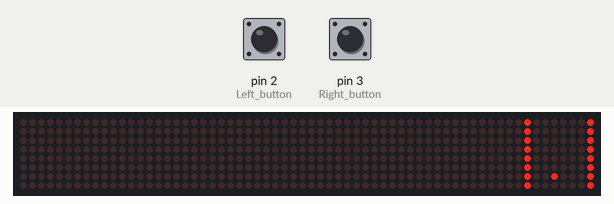
This sketch was run on a simulated Arduino Uno, built with avr-gcc and run on an emulated ATmega328P. Parts: 64×8 LED matrix. The test bench sets the inputs (shaded band); at power-on: pin 2 (Left_button) HIGH, pin 3 (Right_button) HIGH.

Above: at 1.2 s.
1.3 s: pin 2 (Left_button) pulled LOW for 1 s
At 3.1 s:
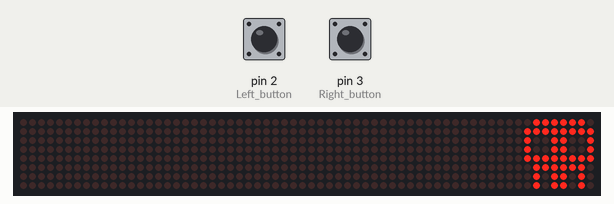
5.3 s: pin 3 (Right_button) pulled LOW for 0.3 s
At 7.01 s:
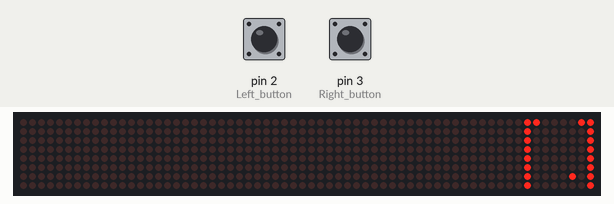
8.6 s: pin 2 (Left_button) pulled LOW for 0.3 s
At 8.92 s:
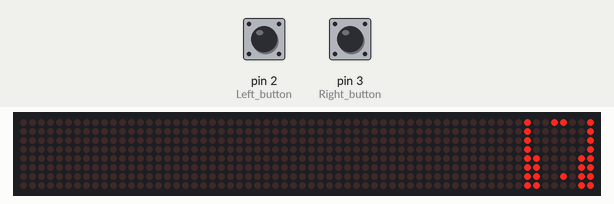
10.7 s: pin 3 (Right_button) pulled LOW for 3.2 s
At 12.42 s:
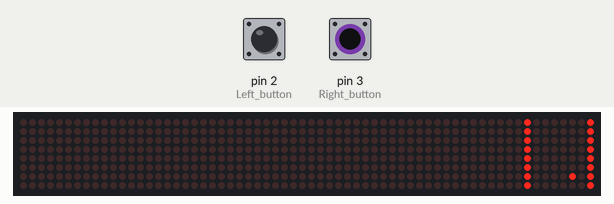
15.4 s: pin 2 (Left_button) pulled LOW for 0.3 s
At 18.04 s:
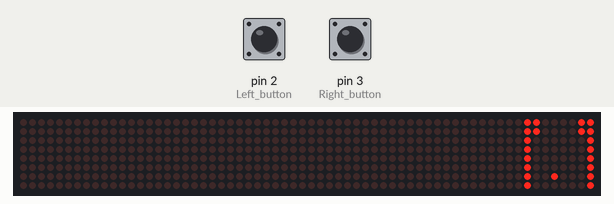
18.7 s: pin 3 (Right_button) pulled LOW for 0.3 s
At 18.89 s:
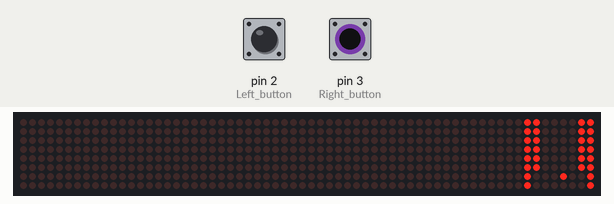
Timing chart, 0 to 21.7 s (numbered marks = the images above; inputs shaded):
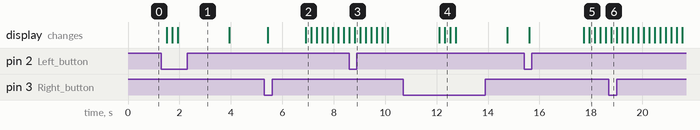

Measured:
- after the input at 1.3 s, the display: first changes after 0.20 s (image 1 shows a later state)
- after the input at 5.3 s, the display: first changes after 0.13 s (image 2 shows a later state)
- after the input at 8.6 s, the display: first differs from a run without the input after 0.22 s (image 3)
- after the input at 10.7 s, the display: first differs from a run without the input after 1.6 s (image 4)
- after the input at 15.4 s, the display: first changes after 0.21 s (image 5 shows a later state)
- after the input at 18.7 s, the display: changes after 0.09 s (image 6)

The sketch:

led_racer.ino
```cpp
#include "LedControl.h"

int DIN = 11;
int CS = 10;
int CLK = 13;
LedControl lc = LedControl(DIN, CLK, CS, 0);

int playerRow = 6;
int playerCol = 3;
int roadRow = 0;
int currRoadRow = 0;

//Predefined map. Every column is the same so the game is not too fast on 200ms delay
uint8_t road_map[360] = {B10000001, B10000001, B10000001,
                         B10000001, B10000001, B10000001,
                         B10000001, B10000001, B10000001,
                         B10000001, B10000001, B10000001,
                         B10000001, B10000001, B10000001,
                         B10000001, B10000001, B10000001,
                         B10000001, B10000001, B10000001,
                         B11000011, B11000011, B11000011,
                         B11000011, B11000011, B11000011,
                         B10000001, B10000001, B10000001,
                         B10011001, B10011001, B10011001,
                         B10011001, B10011001, B10011001,
                         B11000011, B11000011, B11000011,
                         B11100011, B11100011, B11100011,
                         B11110001, B11110001, B11110001,
                         B11110001, B11110001, B11110001,
                         B11100011, B11100011, B11100011,
                         B11000011, B11000011, B11000011,
                         B11001011, B11001011, B11001011,
                         B11001011, B11001011, B11001011,
                         B11100011, B11100011, B11100011,
                         B11000111, B11000111, B11000111,
                         B11100011, B11100011, B11100011,
                         B11110001,B11110001,B11110001,
                         B11110001,B11110001,B11110001,
                         B11100011,B11100011,B11100011,
                         B11000111,B11000111,B11000111,
                         B10001111,B10001111,B10001111,
                         B10001111,B10001111,B10001111,
                         B10101111,B10101111,B10101111,
                         B10001111,B10001111,B10001111,
                         B11000111,B11000111,B11000111,
                         B11100011,B11100011,B11100011,
                         B11100011,B11100011,B11100011,
                         B11100011,B11100011,B11100011,
                         B11000111,B11000111,B11000111,
                         B11000111,B11000111,B11000111,
                         B10001111,B10001111,B10001111,
                         B11000111,B11000111,B11000111,
                         B11100011,B11100011,B11100011,
                         B11000011,B11000011,B11000011,
                         B10000001,B10000001,B10000001,
                         B10011001,B10011001,B10011001,
                         B10011001,B10011001,B10011001,
                         B11000011,B11000011,B11000011,
                         B11100011,B11100011,B11100011,
                         B11110001,B11110001,B11110001,
                         B11110001,B11110001,B11110001,
                         B11100011,B11100011,B11100011,
                         B11000011,B11000011,B11000011,
                         B11001011,B11001011,B11001011,
                         B11001011,B11001011,B11001011,
                         B11100011,B11100011,B11100011,
                         B11000111,B11000111,B11000111,
                         B11100011,B11100011,B11100011,
                         B11110001,B11110001,B11110001,
                         B11110101,B11110101,B11110101,
                         B11100011,B11100011,B11100011,
                         B11000111,B11000111,B11000111,
                         B10001111,B10001111,B10001111,
                         B10001111,B10001111,B10001111,
                         B10101111,B10101111,B10101111,
                         B10001111,B10001111,B10001111,
                         B11000111,B11000111,B11000111,
                         B11100011,B11100011,B11100011,
                         B11100011,B11100011,B11100011,
                         B11100011,B11100011,B11100011,
                         B11000111,B11000111,B11000111,
                         B11000111,B11000111,B11000111,
                         B10001111,B10001111,B10001111,
                         B11000111,B11000111,B11000111,
                         B11100011,B11100011,B11100011,
                         B11000011,B11000011,B11000011,
                         B10000001,B10000001,B10000001,
                         B10011001,B10011001,B10011001,
                         B10011001,B10011001,B10011001,
                         B11000011,B11000011,B11000011,
                         B11100011,B11100011,B11100011,
                         B11110001,B11110001,B11110001,
                         B11110001,B11110001,B11110001,
                         B11100011,B11100011,B11100011,
                         B11000011,B11000011,B11000011,
                         B11001011,B11001011,B11001011,
                         B11001011,B11001011,B11001011,
                         B11100011,B11100011,B11100011,
                         B11000111,B11000111,B11000111,
                         B11100011,B11100011,B11100011,
                         B11110001,B11110001,B11110001,
                         B11110101,B11110101,B11110101,
                         B11100011,B11100011,B11100011,
                         B11000111,B11000111,B11000111,
                         B10001111,B10001111,B10001111,
                         B10001111,B10001111,B10001111,
                         B10101111,B10101111,B10101111,
                         B10001111,B10001111,B10001111,
                         B11000111,B11000111,B11000111,
                         B11100011,B11100011,B11100011,
                         B11000011,B11000011,B11000011,
                         B11001011,B11001011,B11001011,
                         B11001011,B11001011,B11001011,
                         B11100011,B11100011,B11100011,
                         B11000111,B11000111,B11000111,
                         B11100011,B11100011,B11100011,
                         B11110001,B11110001,B11110001,
                         B11110101,B11110101,B11110101,
                         B11100011,B11100011,B11100011,
                         B11000111,B11000111,B11000111,
                         B10001111,B10001111,B10001111,
                         B10001111,B10001111,B10001111,
                         B10101111,B10101111,B10101111,
                         B10001111,B10001111,B10001111,
                         B11000111,B11000111,B11000111,
                         B11100011,B11100011,B11100011,
                         B11000011,B11000011,B11000011,
                         B11001011,B11001011,B11001011,
                         B11001011,B11001011,B11001011,
                         B11100011,B11100011,B11100011,
                         B11000111,B11000111,B11000111,
                         B11100011,B11100011,B11100011,
                         B11100011,B11100011,B11100011};

uint8_t skull[8] = {B01111110,
                    B11111111,
                    B10011001,
                    B10011001,
                    B11111111,
                    B01111110,
                    B01011010,
                    B01011010};

void setup()
{
  pinMode(2, INPUT_PULLUP);  // Left button
  pinMode(3, INPUT_PULLUP);  // Right button

  lc.shutdown(0, false);
  lc.setIntensity(0, 0);
  lc.clearDisplay(0);
}


void movePlayerLeft()
{
  if (playerCol > 1)
  {
    playerCol = playerCol - 1;
  }
  else
  {
    restartGame();
  }
}

void movePlayerRight()
{
  if (playerCol < 6)
  {
    playerCol = playerCol + 1;
  }
  else
  {
    restartGame();
  }
}

void restartGame()
{
  lc.clearDisplay(0);
  playerCol = 4;
  roadRow = 0;
  currRoadRow = 0;
  for (int i = 7; i >= 0; i--)
  {
    lc.setRow(0, i, skull[i]);
  }
  delay(2000); // II opóźnienie przed restartem gry
  lc.clearDisplay(0);
}

void loop()
{
  lc.clearDisplay(0);

  int pinValueLeft = digitalRead(2);
  int pinValueRight = digitalRead(3);

  if (pinValueLeft == 0)
  {
    movePlayerLeft();
  }

  if (pinValueRight == 0)
  {
    movePlayerRight();
  }


  for (int i = 7; i >= 0; i--)
  {
    lc.setRow(0, i, road_map[currRoadRow]);
    currRoadRow++;
    if (currRoadRow == 359)
    {
      currRoadRow = 0;
    }
  }

  roadRow++;
  if (roadRow == 359)
  {
    roadRow = 0;
  }
  currRoadRow = roadRow;


  // Check if the player LED moved into a lit-up LED
  if ((road_map[roadRow] & (1 << 7-playerCol)) != 0)
  {
    restartGame();
  }


  lc.setLed(0, playerRow, playerCol, true);
  delay(200);
}
```
